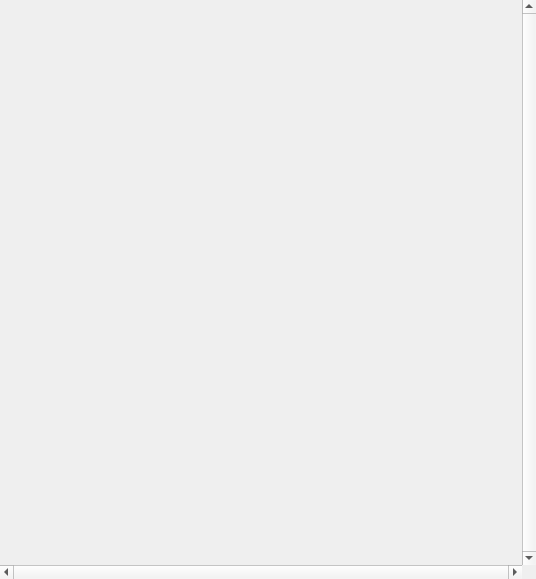
<?xml version="1.0" encoding="UTF-8"?>
<ui version="4.0">
 <class>TilePalette</class>
 <widget class="QFrame" name="TilePalette">
  <property name="geometry">
   <rect>
    <x>0</x>
    <y>0</y>
    <width>536</width>
    <height>579</height>
   </rect>
  </property>
  <layout class="QGridLayout" name="gridLayout">
   <property name="leftMargin">
    <number>0</number>
   </property>
   <property name="topMargin">
    <number>0</number>
   </property>
   <property name="rightMargin">
    <number>0</number>
   </property>
   <property name="bottomMargin">
    <number>0</number>
   </property>
   <property name="spacing">
    <number>0</number>
   </property>
   <item row="0" column="0">
    <widget class="QWidget" name="surface" native="true"/>
   </item>
   <item row="1" column="0">
    <widget class="QScrollBar" name="horizontalScrollBar">
     <property name="maximum">
      <number>0</number>
     </property>
     <property name="orientation">
      <enum>Qt::Horizontal</enum>
     </property>
    </widget>
   </item>
   <item row="0" column="1">
    <widget class="QScrollBar" name="verticalScrollBar">
     <property name="maximum">
      <number>0</number>
     </property>
     <property name="orientation">
      <enum>Qt::Vertical</enum>
     </property>
    </widget>
   </item>
  </layout>
 </widget>
 <resources/>
 <connections/>
</ui>
